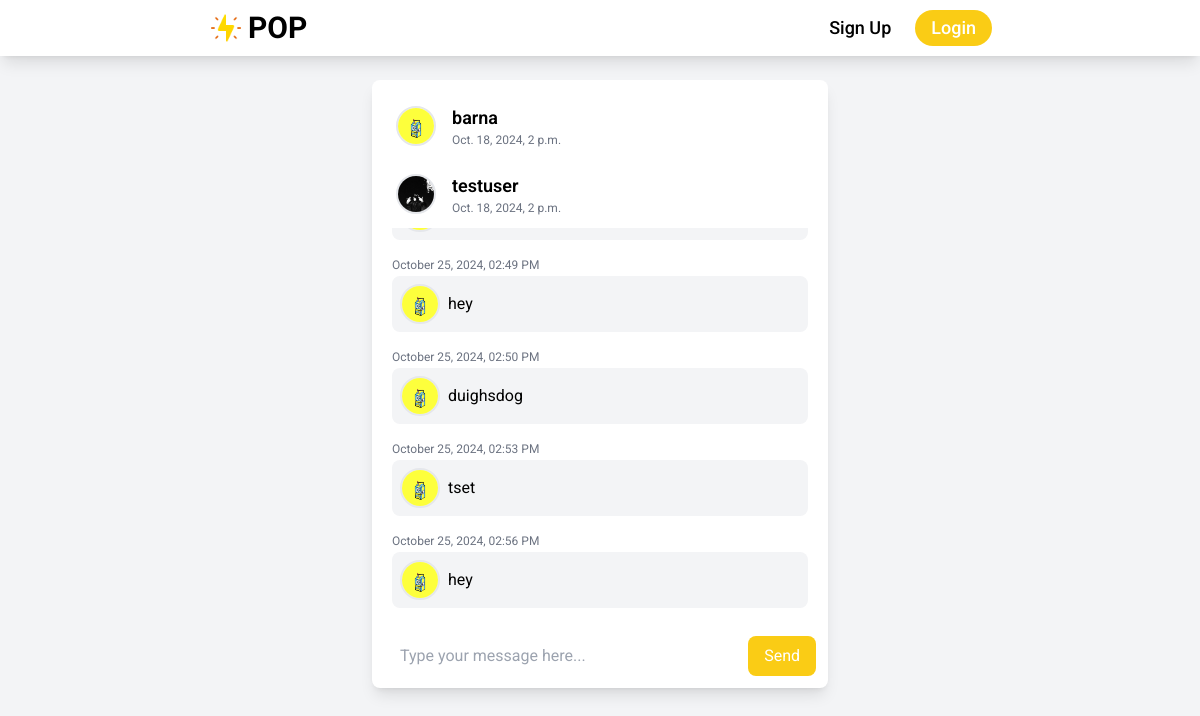
The page /chats/1/ on the database its author committed.
### users/models.py (models this page shows, shortened)
class Profile(models.Model):
    user = models.OneToOneField(
        User, on_delete=models.CASCADE, related_name='user_profile')
    bio = models.TextField(blank=True)
    profile_picture = models.ImageField(
        upload_to='profile_pictures/', null=True)
    saved_posts = models.ManyToManyField(
        Post, blank=True, related_name='saved_by')

### chats/models.py (models this page shows, shortened)
class Chat(models.Model):
    users = models.ManyToManyField(User, related_name='chats')
    created_at = models.DateTimeField(auto_now_add=True)
    modified_at = models.DateTimeField(auto_now=True)

class Message(models.Model):
    chat = models.ForeignKey(
        Chat, related_name='messages', on_delete=models.CASCADE)
    user = models.ForeignKey(User, on_delete=models.CASCADE)
    content = models.TextField()
    created_at = models.DateTimeField(auto_now_add=True)

### chats/views.py (the view)
# urls.py: path('<int:pk>/', views.ChatDetailView.as_view(), name='chat_detail')
class ChatDetailView(DetailView):
    model = Chat
    template_name = 'chats/chat_detail.html'
    def get_object(self):
        chat_id = self.kwargs.get('pk')
        return get_object_or_404(Chat, id=chat_id)
    def get_context_data(self, **kwargs):
        context = super().get_context_data(**kwargs)
        context['messages'] = Message.objects.filter(
            chat=self.object).order_by('created_at')
        return context

### chats/templates/chats/chat_detail.html (shortened to what this page needs)
{% extends "core/base.html" %}
{% load static %}
{% block content %}
<div class="p-3 bg-white rounded-lg shadow-lg h-max-2/3 space-y-4">
    {% for user in chat.users.all %}
        {% if user != request.user %}
            <a href="{% url "users:profile" user.username %}" class="flex items-center space-x-4 p-3">
                {% if user.user_profile and user.user_profile.profile_picture %}
                    <img class="border-2 w-10 h-10 rounded-full object-cover object-center aspect-square" src="{{ user.user_profile.profile_picture.url }}">
                {% else %}
                    <img class="border-2 w-10 h-10 rounded-full" src="{% static 'user2.png' %}">
                {% endif %}
                <div>
                    <p class="text-lg font-semibold">{{ user.username }}</p>
                    <p class="text-xs text-gray-500">{{ chat.modified_at }}</p>
                </div>
            </a>
        {% endif %}
    {% endfor %}
    <div id="chat-messages" class="chat-messages messages p-2 rounded-lg h-fit">
        {% for message in messages %}
        {% if message.user == request.user %}
        <div class="mb-3">
            <span class="text-gray-500 text-xs">{{ message.created_at|date:"F d, Y, h:i A" }}</span>
            <div class="flex border-2 border-gray-200 p-2 rounded-lg">
                {% if message.user.user_profile and message.user.user_profile.profile_picture %}
                <img class="border-2 w-10 h-10 rounded-full object-cover object-center aspect-square" src="{{ user.user_profile.profile_picture.url }}">
                {% else %}
                <img class="border-2 w-10 h-10 rounded-full" src="{% static 'user2.png' %}">
                {% endif %}
                <p class="ml-2 mt-2">{{ message.content }}</p>
            </div>
        </div>
        {% else %}
        <div class="mb-3">
            <span class="text-gray-500 text-xs">{{ message.created_at|date:"F d, Y, h:i A" }}</span>
            <div class="flex bg-gray-100 p-2 rounded-lg">
                {% if message.user.user_profile and message.user.user_profile.profile_picture %}
                    <img class="border-2 w-10 h-10 rounded-full object-cover object-center aspect-square" src="{{ message.user.user_profile.profile_picture.url }}">
                {% else %}
                    <img class="border-2 w-10 h-10 rounded-full" src="{% static 'user2.png' %}">
                {% endif %}
                <p class="ml-2 mt-2">{{ message.content }}</p>
            </div>
        </div>
        {% endif %}
        {% empty %}
            <p id="no-message" class="p-2 bg-gray-100 rounded-lg">No messages yet.</p>
        {% endfor %}
    </div>
    <form id="message-form" method="post" action="." class="flex items-center space-x-2 mt-2">
        <input name="content" id="message-input" class="w-full rounded-lg p-2 focus:outline-none" placeholder="Type your message here..." required></input>
        <button type="submit" class="bg-yellow-400 text-white rounded-lg px-4 py-2 hover:bg-yellow-500">Send</button>
    </form>
</div>
{% endblock content %}

### static/css/styles.css (style rules this page uses)
html, :host { line-height: 1.5; -webkit-text-size-adjust: 100%; -moz-tab-size: 4; -o-tab-size: 4; tab-size: 4; font-family: ui-sans-serif, system-ui, sans-serif, "Apple Color Emoji", "Segoe UI Emoji", "Segoe UI Symbol", "Noto Color Emoji"; font-feature-settings: normal; font-variation-settings: normal; -webkit-tap-highlight-color: transparent; }
body { margin: 0; line-height: inherit; }
a { color: inherit; text-decoration: inherit; }
button, input, optgroup, select, textarea { font-family: inherit; font-feature-settings: inherit; font-variation-settings: inherit; font-size: 100%; font-weight: inherit; line-height: inherit; letter-spacing: inherit; color: inherit; margin: 0; padding: 0; }
button, select { text-transform: none; }
button, input:where([type='button']), input:where([type='reset']), input:where([type='submit']) { -webkit-appearance: button; background-color: transparent; background-image: none; }
blockquote, dl, dd, h1, h2, h3, h4, h5, h6, hr, figure, p, pre { margin: 0; }
input::placeholder, textarea::placeholder { opacity: 1; color: #9ca3af; }
button, [role="button"] { cursor: pointer; }
img, svg, video, canvas, audio, iframe, embed, object { display: block; vertical-align: middle; }
img, video { max-width: 100%; height: auto; }
.mb-3 { margin-bottom: 0.75rem; }
.ml-2 { margin-left: 0.5rem; }
.mt-2 { margin-top: 0.5rem; }
.flex { display: flex; }
.aspect-square { aspect-ratio: 1 / 1; }
.h-10 { height: 2.5rem; }
.h-fit { height: -moz-fit-content; height: fit-content; }
.w-10 { width: 2.5rem; }
.w-full { width: 100%; }
.items-center { align-items: center; }
.space-x-2 > :not([hidden]) ~ :not([hidden]) { --tw-space-x-reverse: 0; margin-right: calc(0.5rem * var(--tw-space-x-reverse)); margin-left: calc(0.5rem * calc(1 - var(--tw-space-x-reverse))); }
.space-x-4 > :not([hidden]) ~ :not([hidden]) { --tw-space-x-reverse: 0; margin-right: calc(1rem * var(--tw-space-x-reverse)); margin-left: calc(1rem * calc(1 - var(--tw-space-x-reverse))); }
.rounded-full { border-radius: 9999px; }
.rounded-lg { border-radius: 0.5rem; }
.border-2 { border-width: 2px; }
.bg-gray-100 { --tw-bg-opacity: 1; background-color: rgb(243 244 246 / var(--tw-bg-opacity)); }
.bg-white { --tw-bg-opacity: 1; background-color: rgb(255 255 255 / var(--tw-bg-opacity)); }
.bg-yellow-400 { --tw-bg-opacity: 1; background-color: rgb(250 204 21 / var(--tw-bg-opacity)); }
.object-cover { -o-object-fit: cover; object-fit: cover; }
.object-center { -o-object-position: center; object-position: center; }
.p-2 { padding: 0.5rem; }
.p-3 { padding: 0.75rem; }
.px-4 { padding-left: 1rem; padding-right: 1rem; }
.py-2 { padding-top: 0.5rem; padding-bottom: 0.5rem; }
.text-lg { font-size: 1.125rem; line-height: 1.75rem; }
.text-xs { font-size: 0.75rem; line-height: 1rem; }
.font-semibold { font-weight: 600; }
.text-gray-500 { --tw-text-opacity: 1; color: rgb(107 114 128 / var(--tw-text-opacity)); }
.text-white { --tw-text-opacity: 1; color: rgb(255 255 255 / var(--tw-text-opacity)); }
.shadow-lg { --tw-shadow: 0 10px 15px -3px rgb(0 0 0 / 0.1), 0 4px 6px -4px rgb(0 0 0 / 0.1); --tw-shadow-colored: 0 10px 15px -3px var(--tw-shadow-color), 0 4px 6px -4px var(--tw-shadow-color); box-shadow: var(--tw-ring-offset-shadow, 0 0 #0000), var(--tw-ring-shadow, 0 0 #0000), var(--tw-shadow); }

### core/templates/core/base.html (style rules this page uses)
.chat-messages { height: 400px; overflow-y: auto }

### rows shown on the page
Chat: modified_at "Oct. 18, 2024, 2 p.m."
Message: user.user_profile.profile_picture (picture)
Message: created_at "October 25, 2024, 02:49 PM", user.user_profile.profile_picture (picture), content "hey"
Message: created_at "October 25, 2024, 02:50 PM", user.user_profile.profile_picture (picture), content "duighsdog"
Message: created_at "October 25, 2024, 02:53 PM", user.user_profile.profile_picture (picture), content "tset"
Message: created_at "October 25, 2024, 02:56 PM", user.user_profile.profile_picture (picture), content "hey"

### other values the page prints
{{ user.username }} "barna"
{{ user.username }} "testuser"
